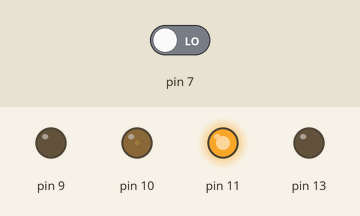
Simulated run of this sketch. Board: Arduino Uno, built with avr-gcc and run on an emulated ATmega328P. Shown: output pins drawn as LEDs (lit = HIGH). Inputs (shaded band) come from the test bench; at power-on: pin 7 LOW.

Above: at 0.15 s.
At 16.2 s:
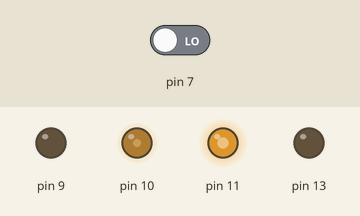
16.3 s: pin 7 driven HIGH
At 16.69 s:
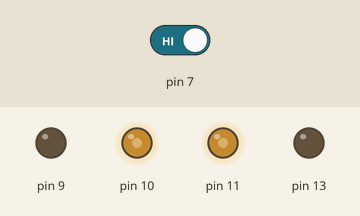
Timing chart, 0 to 40.0 s (numbered marks = the images above; inputs shaded):
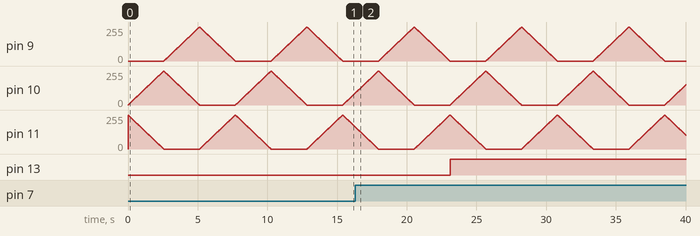

The sketch:

01_Pulldown-Resistance.ino
```cpp
void setup() {
  pinMode(7, INPUT);

  pinMode(13, OUTPUT);

  pinMode(11, OUTPUT);
  pinMode(10, OUTPUT);
  pinMode(9, OUTPUT);
}

void loop() {

  if (digitalRead(7) == HIGH)
  {
    digitalWrite(13, HIGH);
  }
  else
  {
    digitalWrite(13, LOW);
  }

  ledOn();
}


void ledOn() {
  for (int i = 0; i <= 255; i++) {
    analogWrite(11, 255 - i);
    analogWrite(10, i);
    analogWrite(9, 0);
    delay(10);
  }

  for (int i = 0; i <= 255; i++) {
    analogWrite(11, 0);
    analogWrite(10, 255 - i);
    analogWrite(9, i);
    delay(10);
  }

  for (int i = 0; i <= 255; i++) {
    analogWrite(11, i);
    analogWrite(10, 0);
    analogWrite(9, 255 - i);
    delay(10);
  }
}
```
